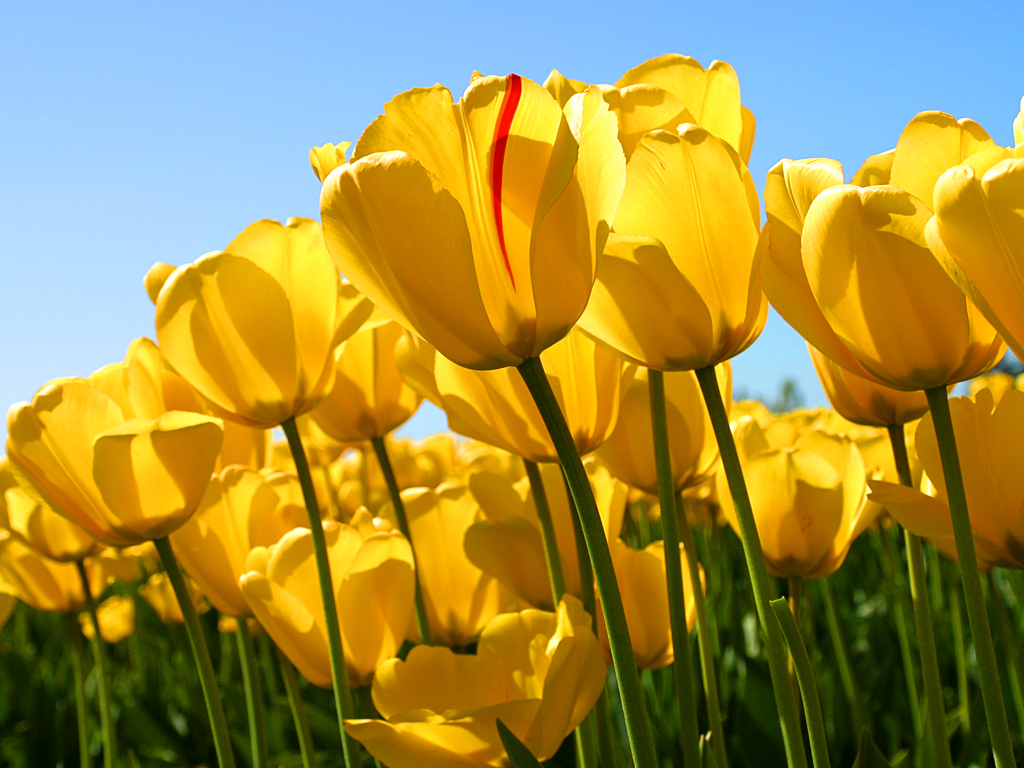
%> input picture images/Tulips.jpg, 1024 x 768 px
$ octave RGB_bitSlicing.m   (GNU Octave 9; MATLAB toolbox functions it lacks are replaced by stand-ins)
%> lines starting %> are read from the running program, lines starting %| are printed output that depends on the picture; in (x1, y1, x2, y2) boxes, pixels count from 0 and x2, y2 are one past the last pixel; in counts of white or black regions, pixels touching at a corner belong together; the program's own positions count from 1
clc;
clear all;

img=imread("images/Tulips.jpg")
%> img is the input picture: size 768x1024x3 uint8; mean R, G, B 161.3, 143.3, 66.7
imag=rgb2gray(img)
imag=double(imag)
%> imag: size 768x1024 double

        img1=bitand(imag,1)
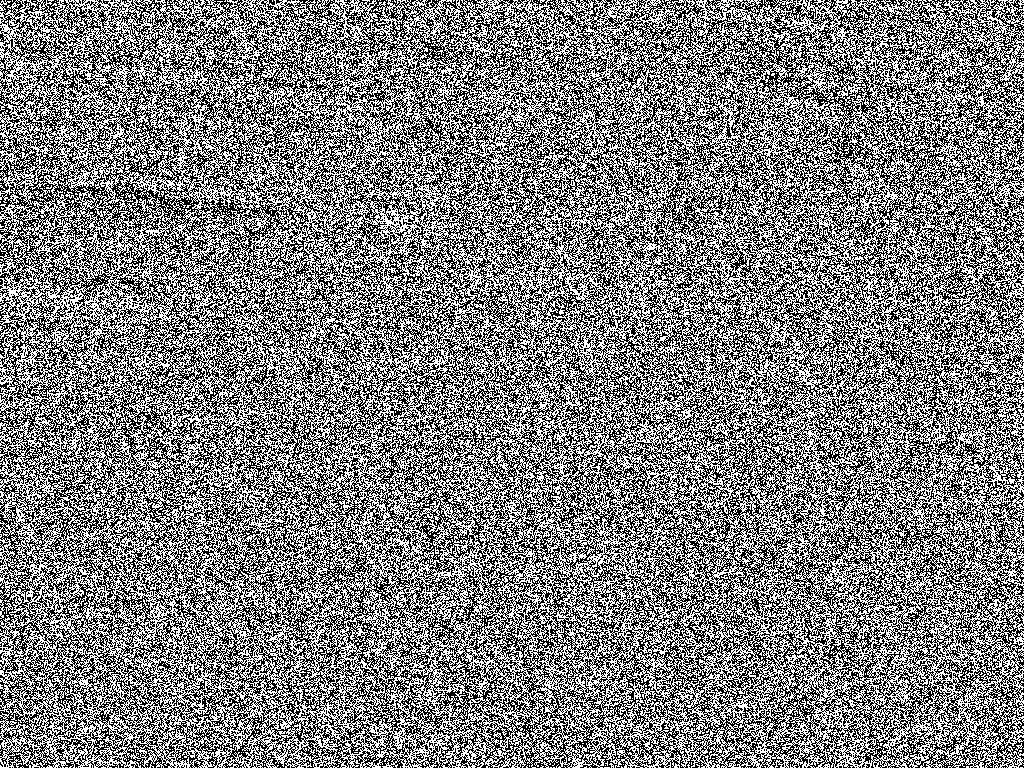
%> img1: size 768x1024 double; values 0 (black) and 1 (white), 49.9% white in thin lines or dots
        img2=bitand(imag,2)
%> img2: size 768x1024 double; values 0 (black) and 2 (white), 49.5% white in thin lines or dots
        img3=bitand(imag,4)
%> img3: size 768x1024 double; values 0 (black) and 4 (white), 50% white; 6472 black regions (6400 under 20 px), largest, box (x1, y1, x2, y2) and area: (0, 0, 1024, 768) 370451, (842, 0, 1024, 54) 3717, (576, 213, 594, 260) 351
        img4=bitand(imag,8)
%> img4: size 768x1024 double; values 0 (black) and 8 (white), 50.8% white; 4691 black regions (4586 under 20 px), largest, box (x1, y1, x2, y2) and area: (0, 0, 1024, 768) 365400, (991, 646, 1024, 746) 1016, (820, 701, 860, 768) 926
        img5=bitand(imag,16)
%> img5: size 768x1024 double; values 0 (black) and 16 (white), 53.1% white; 3124 black regions (2949 under 20 px), largest, box (x1, y1, x2, y2) and area: (0, 14, 1024, 768) 292438, (571, 363, 788, 768) 23109, (706, 0, 1024, 91) 12972
        img6=bitand(imag,32)
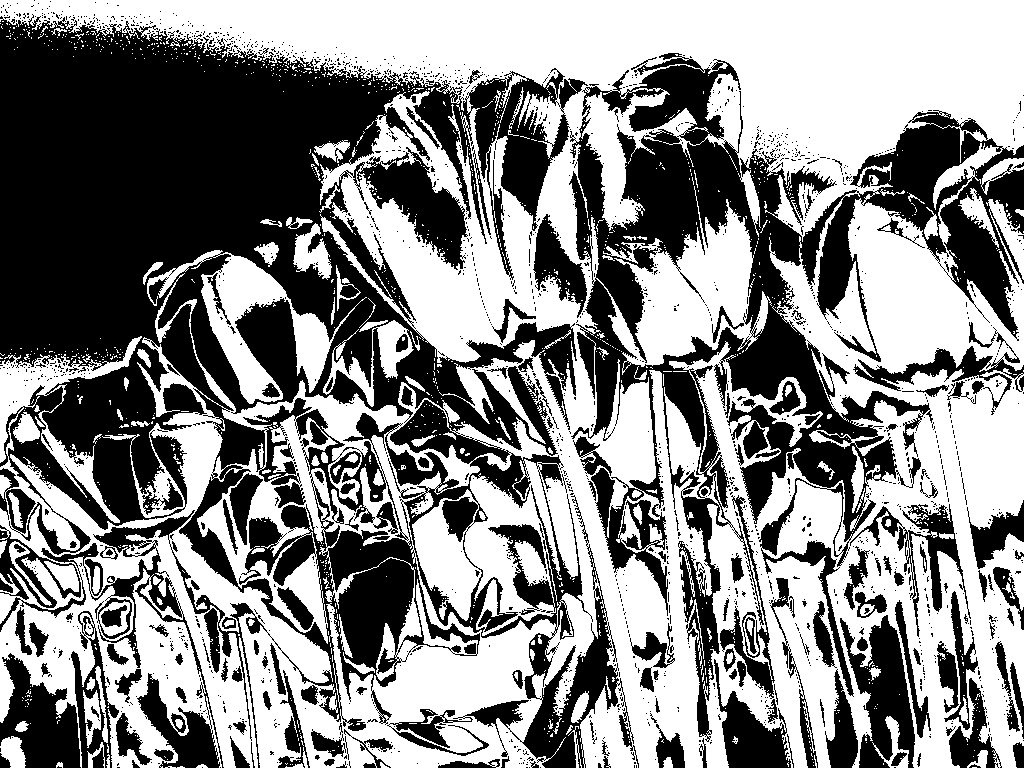
%> img6: size 768x1024 double; values 0 (black) and 32 (white), 53.3% white; 1836 black regions (1667 under 20 px), largest, box (x1, y1, x2, y2) and area: (0, 14, 639, 768) 216630, (569, 53, 1024, 742) 85095, (840, 615, 915, 768) 5698
        img7=bitand(imag,64)
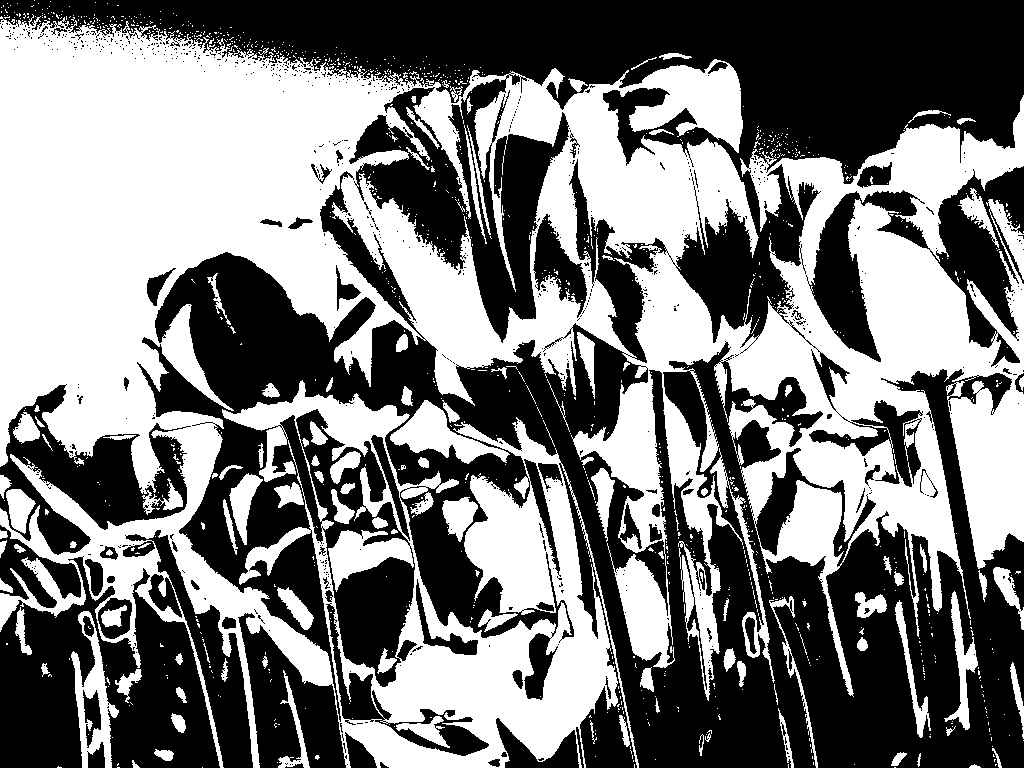
%> img7: size 768x1024 double; values 0 (black) and 64 (white), 47.8% white; 1127 white regions (1007 under 20 px), largest, box (x1, y1, x2, y2) and area: (0, 14, 1024, 768) 343268, (390, 400, 510, 464) 2869, (71, 611, 119, 768) 2685
        img8=bitand(imag,128)
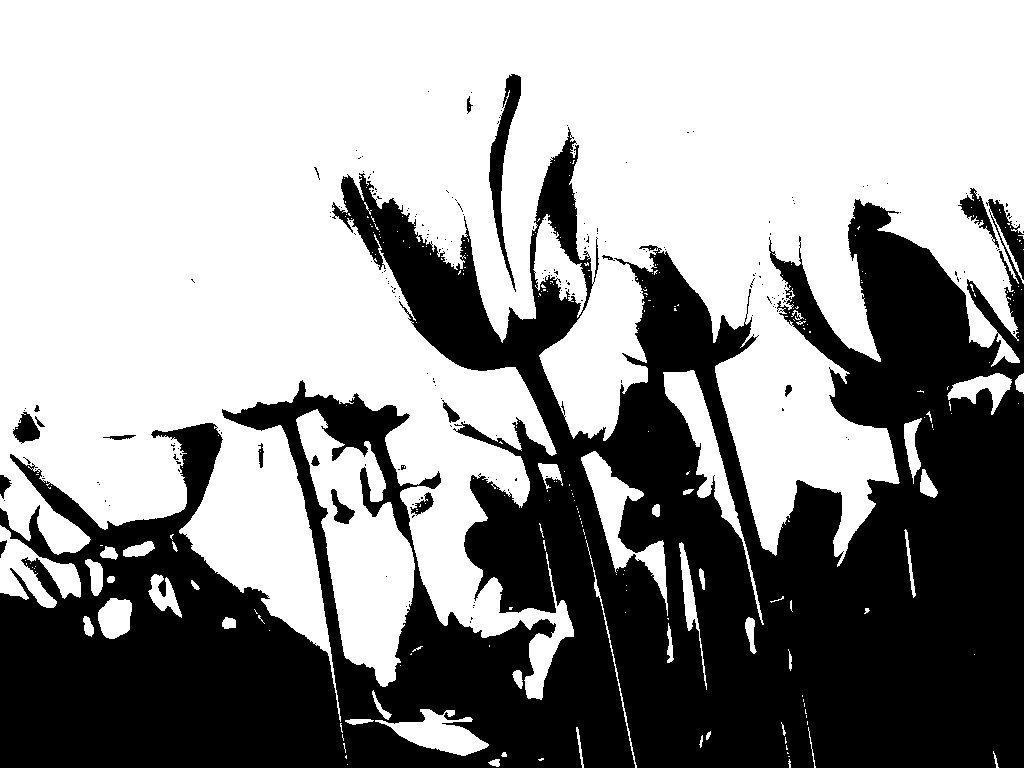
%> img8: size 768x1024 double; values 0 (black) and 128 (white), 59.5% white; 219 black regions (202 under 20 px), largest, box (x1, y1, x2, y2) and area: (0, 127, 1024, 768) 312975, (489, 74, 521, 292) 2068, (958, 188, 999, 248) 681


figure,
subplot(2,2,1)
imshow(img);
title("Original image")

figure,
subplot(2,2,1)
imshow(img1)
title("slicing image-1")

subplot(2,2,2)
imshow(img2)
title("slicing image-2")

subplot(2,2,3)
imshow(img3)
title("slicing image-3")

subplot(2,2,4)
imshow(img4)
title("slicing image-4")

figure,
subplot(2,2,1)
imshow(img5)
title("slicing image-5")

subplot(2,2,2)
imshow(img6)
title("slicing image-6")

subplot(2,2,3)
imshow(img7)
title("slicing image-7")

subplot(2,2,4)
imshow(img8)
title("slicing image-8")

$ run again, with images/Jellyfish.jpg copied over images/Tulips.jpg
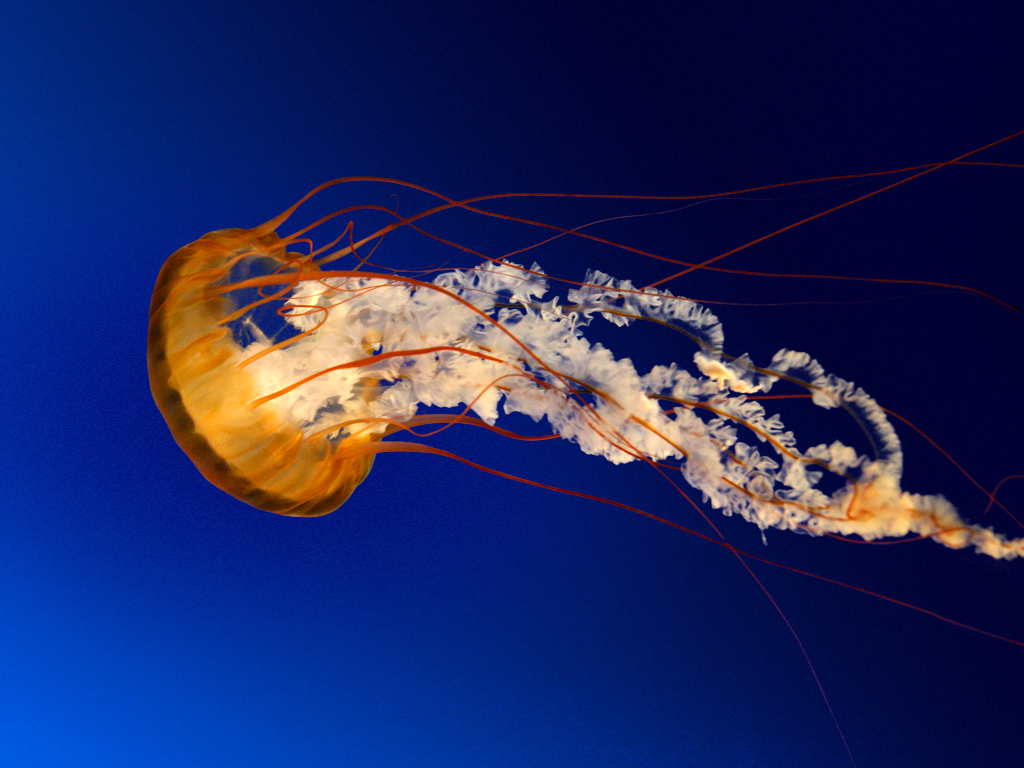
%> input picture images/Jellyfish.jpg, 1024 x 768 px
%> img is the input picture: size 768x1024x3 uint8; mean R, G, B 31, 39.8, 97.4
%> `img1=bitand(imag,1)`:
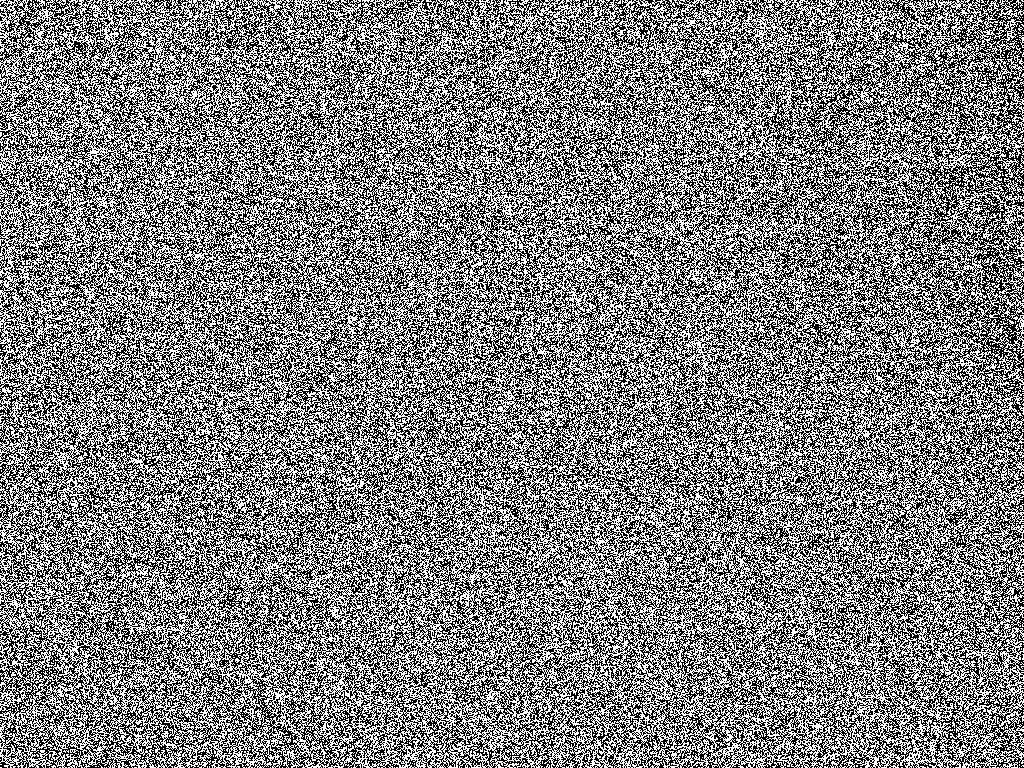
%> img1: size 768x1024 double; values 0 (black) and 1 (white), 49.9% white in thin lines or dots
%> img2: size 768x1024 double; values 0 (black) and 2 (white), 53.9% white; black in thin lines or dots
%> img3: size 768x1024 double; values 0 (black) and 4 (white), 53% white; black in thin lines or dots
%> img4: size 768x1024 double; values 0 (black) and 8 (white), 49.8% white; 14688 white regions (14355 under 20 px), largest, box (x1, y1, x2, y2) and area: (78, 0, 1024, 768) 263517, (0, 15, 603, 768) 49765, (0, 557, 393, 768) 18002
%> img5: size 768x1024 double; values 0 (black) and 16 (white), 37.6% white; 5880 white regions (5779 under 20 px), largest, box (x1, y1, x2, y2) and area: (79, 0, 1024, 768) 234196, (0, 497, 502, 768) 42527, (768, 158, 1024, 188) 615
%> img6: size 768x1024 double; values 0 (black) and 32 (white), 34.5% white; 3459 white regions (3345 under 20 px), largest, box (x1, y1, x2, y2) and area: (0, 0, 1024, 768) 254699, (615, 164, 945, 288) 911, (427, 445, 599, 501) 724
%> img7: size 768x1024 double; values 0 (black) and 64 (white), 10.3% white; 792 white regions (673 under 20 px), largest, box (x1, y1, x2, y2) and area: (159, 192, 620, 517) 25131, (0, 624, 259, 768) 17645, (241, 302, 509, 424) 12099
%> `img8=bitand(imag,128)`:
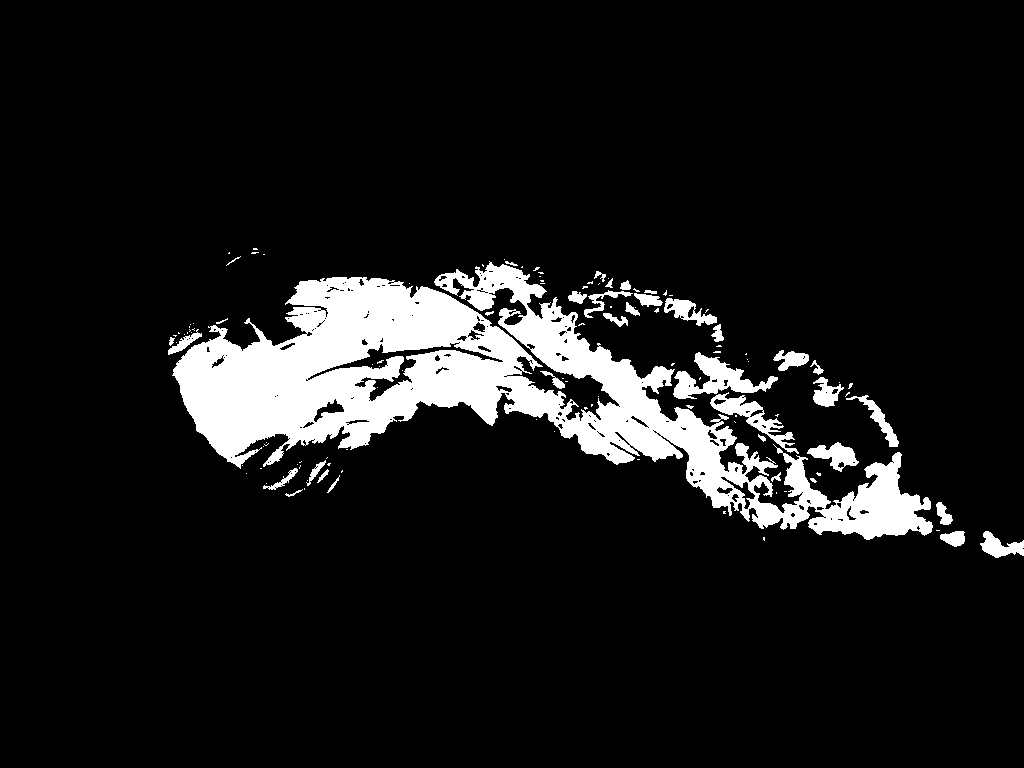
%> img8: size 768x1024 double; values 0 (black) and 128 (white), 9.6% white; 122 white regions (85 under 20 px), largest, box (x1, y1, x2, y2) and area: (172, 261, 933, 540) 65586, (673, 352, 778, 399) 1965, (710, 392, 799, 454) 1305
